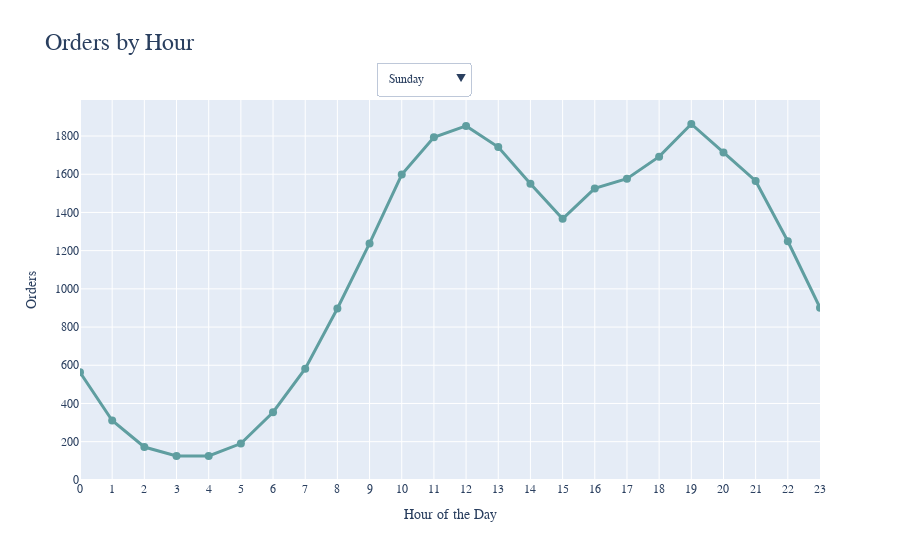

Source (notebook cell):
### Markdown cell above
### 3. At what time of day do we get the most orders?

### Code cell
hourly_orders = maindf.groupby(['Weekday', 'Hour']).size().reset_index(name='Order Count')

fig = go.Figure()


days = {0: "Sunday", 1: "Monday", 2: "Tuesday", 3: "Wednesday", 4: "Thursday", 5: "Friday", 6: "Saturday"}

for day in range(0, 7):
    day_data = hourly_orders[hourly_orders['Weekday'] == day]
    fig.add_trace(go.Scatter(
        x=day_data['Hour'],
        y=day_data['Order Count'],
        mode='lines+markers',
        line=dict(width=3),
        marker=dict(color='cadetblue',size=8),
        name=days[day],
        visible=(day == 0)  
    ))


buttons = []
for day in days:
    button = dict(
        method="update",
        label=days[day],
        args=[{"visible": [i == day for i in range(7)]},
              {"title": f"Orders by Hour for {days[day]}"}]
    )
    buttons.append(button)


fig.update_layout(
    updatemenus=[dict(
        active=0,
        buttons=buttons,
        x=0.4,
        xanchor="left",
        y=1.1,
        yanchor="top",
        direction="down",
    )],
    title="Orders by Hour",
    title_font = dict(size=24),
    xaxis=dict(title="Hour of the Day", tickmode='linear', dtick=1, range=[0, 23]),
    yaxis=dict(title="Orders"),
    font=dict(size=12),
    font_family="Arial Black",
    hovermode="x"
)


fig.show()
fig.write_html("orders_by_hour_line.html")

### Figure 1 — Plotly figure (JSON) as saved in the notebook; plotly's stock layout.template omitted (floating-point values rounded to 4 significant figures)
{"data": [{"line": {"width": 3}, "marker": {"color": "cadetblue", "size": 8}, "mode": "lines+markers", "name": "Sunday", "type": "scatter", "visible": true, "x": [0, 1, 2, 3, 4, 5, 6, 7, 8, 9, 10, 11, 12, 13, 14, 15, 16, 17, 18, 19, 20, 21, 22, 23], "y": [563, 311, 172, 125, 125, 190, 354, 582, 897, 1238, 1598, 1793, 1853, 1742, 1550, 1367, 1526, 1577, 1692, 1863, 1714, 1565, 1249, 901]}, {"line": {"width": 3}, "marker": {"color": "cadetblue", "size": 8}, "mode": "lines+markers", "name": "Monday", "type": "scatter", "visible": false, "x": [0, 1, 2, 3, 4, 5, 6, 7, 8, 9, 10, 11, 12, 13, 14, 15, 16, 17, 18, 19, 20, 21, 22, 23], "y": [556, 351, 181, 126, 121, 189, 375, 618, 975, 1311, 1614, 1737, 1802, 1698, 1663, 1570, 1483, 1584, 1864, 1830, 1801, 1642, 1209, 875]}, {"line": {"width": 3}, "marker": {"color": "cadetblue", "size": 8}, "mode": "lines+markers", "name": "Tuesday", "type": "scatter", "visible": false, "x": [0, 1, 2, 3, 4, 5, 6, 7, 8, 9, 10, 11, 12, 13, 14, 15, 16, 17, 18, 19, 20, 21, 22, 23], "y": [565, 346, 205, 131, 111, 221, 346, 581, 847, 1214, 1517, 1751, 1820, 1749, 1553, 1527, 1495, 1564, 1740, 1834, 1627, 1594, 1275, 864]}, {"line": {"width": 3}, "marker": {"color": "cadetblue", "size": 8}, "mode": "lines+markers", "name": "Wednesday", "type": "scatter", "visible": false, "x": [0, 1, 2, 3, 4, 5, 6, 7, 8, 9, 10, 11, 12, 13, 14, 15, 16, 17, 18, 19, 20, 21, 22, 23], "y": [547, 331, 163, 126, 131, 176, 351, 563, 881, 1303, 1599, 1816, 1803, 1691, 1511, 1480, 1500, 1502, 1720, 1814, 1773, 1518, 1263, 899]}, {"line": {"width": 3}, "marker": {"color": "cadetblue", "size": 8}, "mode": "lines+markers", "name": "Thursday", "type": "scatter", "visible": false, "x": [0, 1, 2, 3, 4, 5, 6, 7, 8, 9, 10, 11, 12, 13, 14, 15, 16, 17, 18, 19, 20, 21, 22, 23], "y": [593, 335, 175, 98, 108, 183, 349, 533, 899, 1195, 1531, 1776, 1773, 1699, 1546, 1380, 1457, 1522, 1710, 1888, 1791, 1530, 1256, 920]}, {"line": {"width": 3}, "marker": {"color": "cadetblue", "size": 8}, "mode": "lines+markers", "name": "Friday", "type": "scatter", "visible": false, "x": [0, 1, 2, 3, 4, 5, 6, 7, 8, 9, 10, 11, 12, 13, 14, 15, 16, 17, 18, 19, 20, 21, 22, 23], "y": [541, 330, 182, 118, 127, 168, 381, 550, 910, 1266, 1547, 1733, 1764, 1747, 1600, 1462, 1488, 1560, 1747, 1846, 1748, 1537, 1234, 906]}, {"line": {"width": 3}, "marker": {"color": "cadetblue", "size": 8}, "mode": "lines+markers", "name": "Saturday", "type": "scatter", "visible": false, "x": [0, 1, 2, 3, 4, 5, 6, 7, 8, 9, 10, 11, 12, 13, 14, 15, 16, 17, 18, 19, 20, 21, 22, 23], "y": [545, 346, 165, 107, 131, 194, 326, 584, 847, 1221, 1538, 1805, 1772, 1803, 1561, 1389, 1435, 1590, 1807, 1830, 1774, 1535, 1336, 910]}], "layout": {"font": {"family": "Arial Black", "size": 12}, "hovermode": "x", "title": {"font": {"size": 24}, "text": "Orders by Hour"}, "updatemenus": [{"active": 0, "buttons": [{"args": [{"visible": [true, false, false, false, false, false, false]}, {"title": "Orders by Hour for Sunday"}], "label": "Sunday", "method": "update"}, {"args": [{"visible": [false, true, false, false, false, false, false]}, {"title": "Orders by Hour for Monday"}], "label": "Monday", "method": "update"}, {"args": [{"visible": [false, false, true, false, false, false, false]}, {"title": "Orders by Hour for Tuesday"}], "label": "Tuesday", "method": "update"}, {"args": [{"visible": [false, false, false, true, false, false, false]}, {"title": "Orders by Hour for Wednesday"}], "label": "Wednesday", "method": "update"}, {"args": [{"visible": [false, false, false, false, true, false, false]}, {"title": "Orders by Hour for Thursday"}], "label": "Thursday", "method": "update"}, {"args": [{"visible": [false, false, false, false, false, true, false]}, {"title": "Orders by Hour for Friday"}], "label": "Friday", "method": "update"}, {"args": [{"visible": [false, false, false, false, false, false, true]}, {"title": "Orders by Hour for Saturday"}], "label": "Saturday", "method": "update"}], "direction": "down", "x": 0.4, "xanchor": "left", "y": 1.1, "yanchor": "top"}], "xaxis": {"dtick": 1, "range": [0, 23], "tickmode": "linear", "title": {"text": "Hour of the Day"}}, "yaxis": {"title": {"text": "Orders"}}}}
